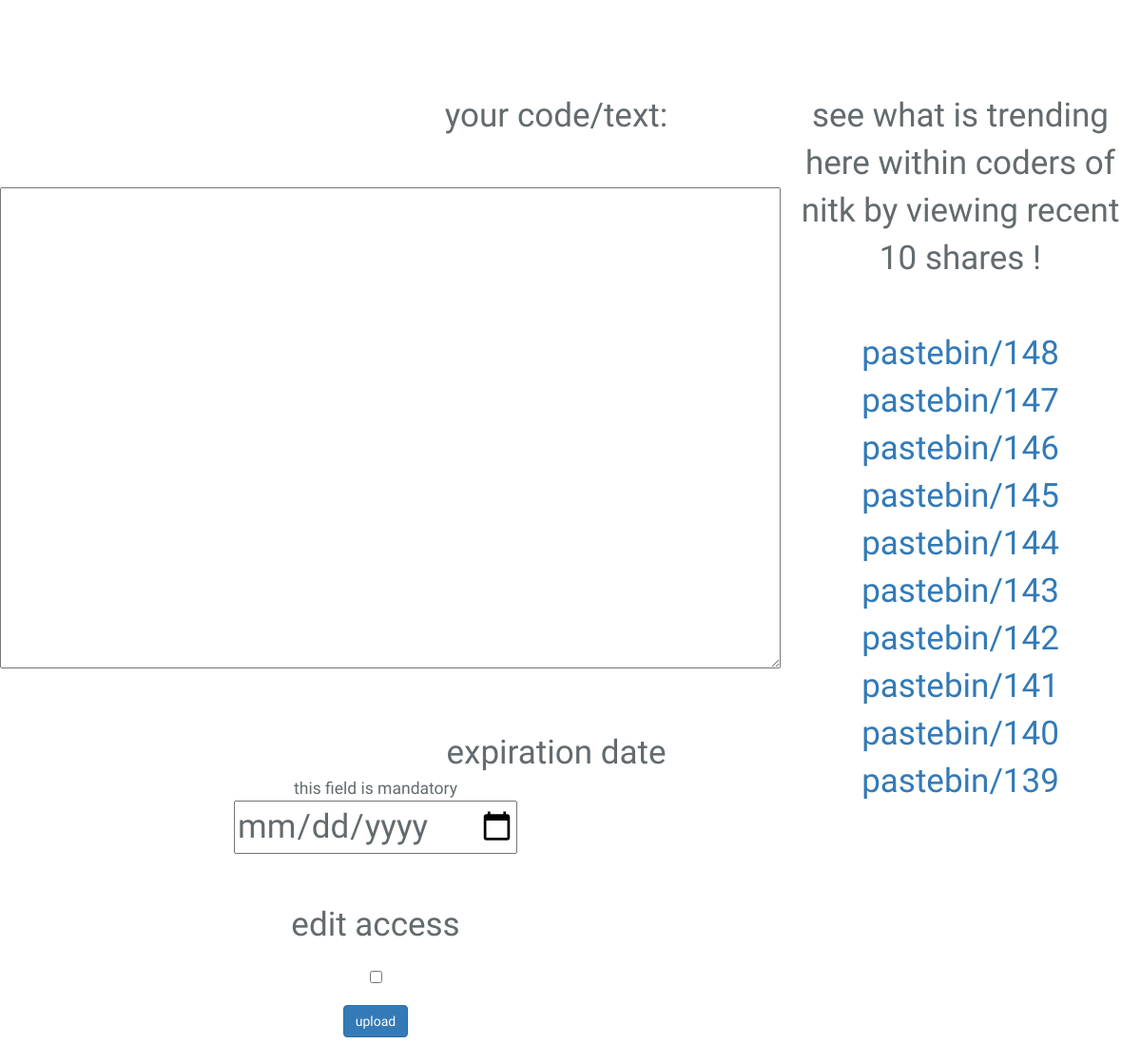
Before: /pastebin/main_page/ (lower part) with the older database file.
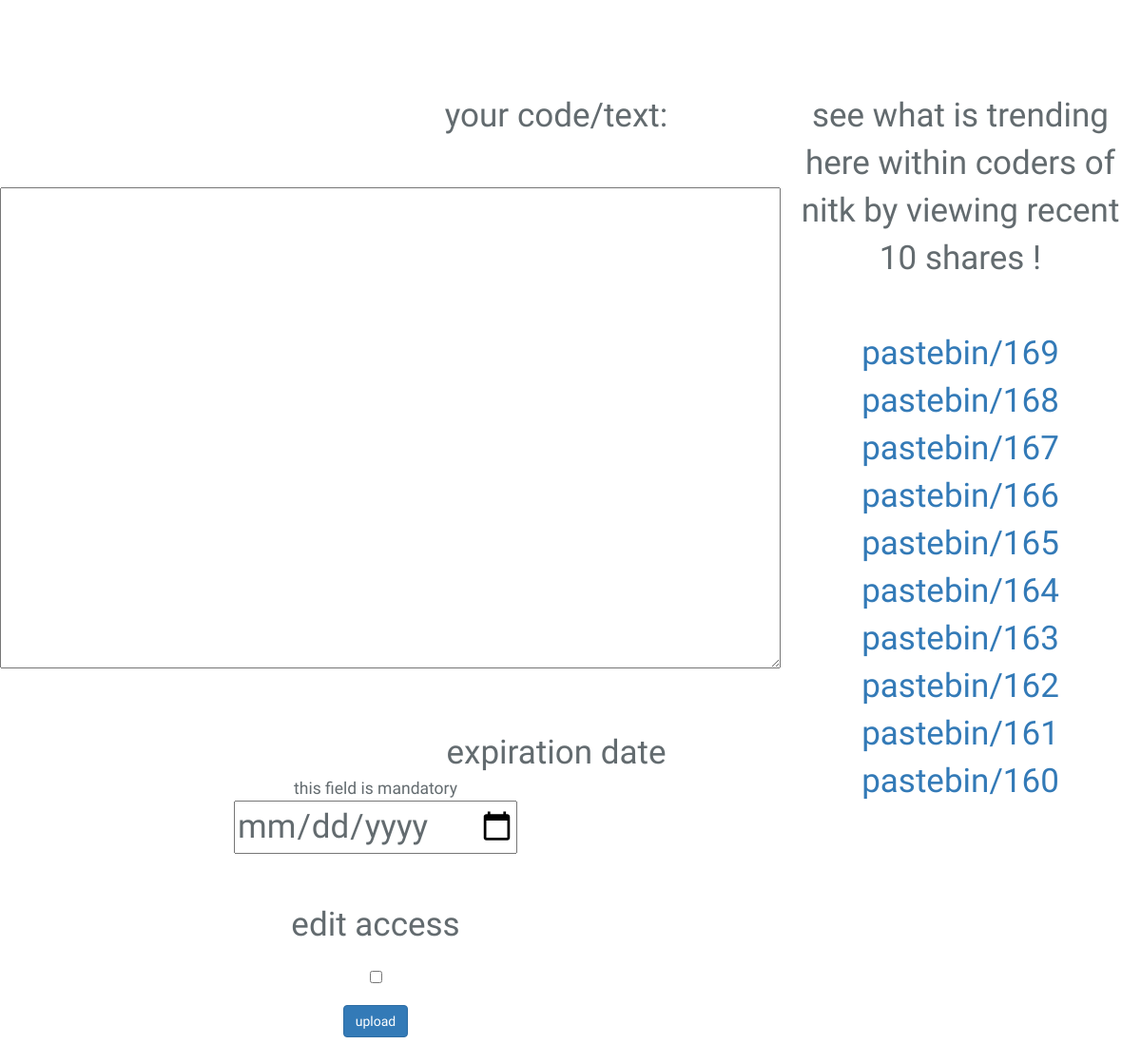
After: the same page with the newer database file.
### pastebin/models.py (models this page shows)
class paste(models.Model):
    content = RichTextField(max_length=1000000)
    url = models.AutoField(primary_key=True)
    expiration_date= models.DateField(blank=True, null=True)
    editable = models.BooleanField(default=False)

### pastebin/views.py (the view, shortened to what this page needs)
def main_page(request):
    form=input()
    mypaste=paste.objects.all()
    mypaste = sorted(mypaste,key=lambda x:x.url,reverse=True)
    return render(request,"pastebin/paste.html",{"form":form ,"mypaste":mypaste[:10]})

### pastebin/forms.py
class input(forms.ModelForm):
    url = models.AutoField(primary_key=True)
    class Meta:
        model = paste
        fields= '__all__'

### pastebin/templates/pastebin/paste.html (shortened to what this page needs)
{% extends "pastebin/base.html" %}
{% block main_content %}
{% load staticfiles %}    <body>
 <link rel="stylesheet" type="text/css" href="{% static "/pastebin/prism.css" %}">
 {% load static %}
    <br><br>
<div class="row">
    <div class="col-sm-8">
            <form class="form-horizontal" action="/pastebin/main_page/" method="POST">
<br>
        <div class="container" style="margin-right: 3em;font-family:Amethysta"  >
            your code/text: </div><br> {{form.media}}{{form.content }}<br><br>
            <div class="container"  style="font-family:Amethysta">expiration date</div><div style="font-size: .5em;font-family:Amethysta">this field is mandatory</div>
            <div class="form-row">
                <input type="date" class="hide-replaced" name="date" />
            </div>
            <br>
           <div>edit access</div>
           {{form.editable}}
<br>
                <input class="btn btn-primary" type="submit" value="upload">
            </form>
    </div>
    <br>
    <div class="col-sm-4"><div class="container-fluid" style="font-family:Amethysta">see what is trending here within coders of nitk by viewing recent 10 shares !</div>
    <br>
          {% for items in mypaste %}
         <a href="/pastebin/{{items.url}}"> pastebin/{{items.url}}</a> <br>
          {% endfor %}</div>
</div>
    </div>
   {% endblock %}

Changed rows visible on the page:
no longer on this page (row unchanged): paste: url "148"
no longer on this page (row edited): paste: url "147"
no longer on this page (row edited): paste: url "146"
no longer on this page (row unchanged): paste: url "145"
no longer on this page (row edited): paste: url "144"
no longer on this page (row edited): paste: url "143"
no longer on this page (row unchanged): paste: url "142"
no longer on this page (row unchanged): paste: url "141"
no longer on this page (row unchanged): paste: url "140"
no longer on this page (row unchanged): paste: url "139"
added paste: url "169"
added paste: url "168"
added paste: url "167"
added paste: url "166"
added paste: url "165"
added paste: url "164"
added paste: url "163"
added paste: url "162"
added paste: url "161"
added paste: url "160"
